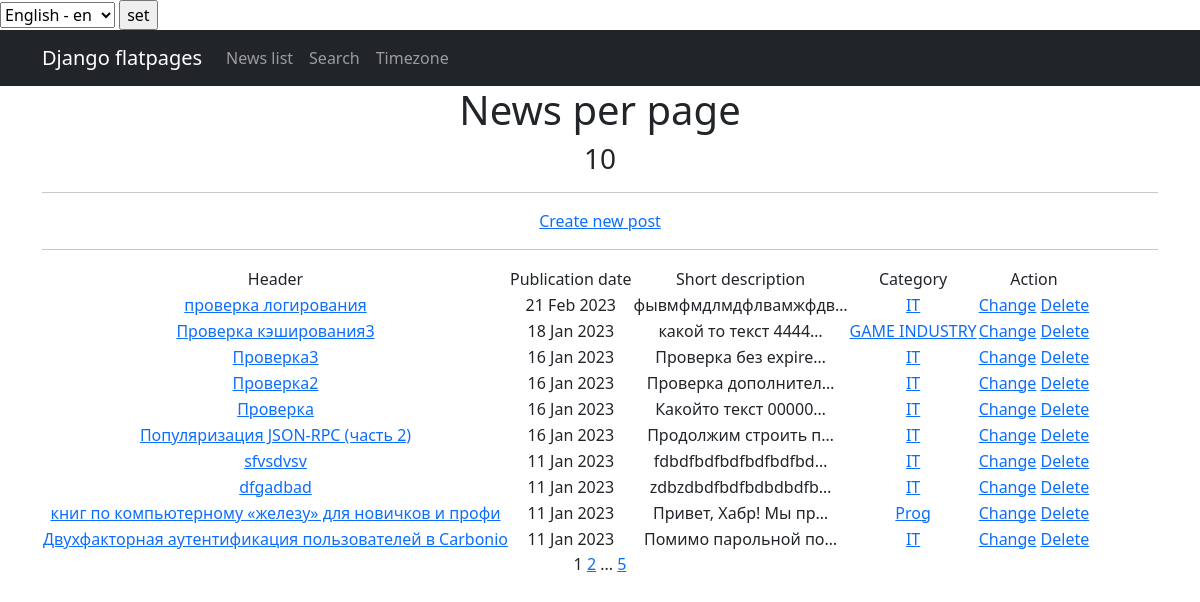
Page /news/ (signed in) on the earlier database version.
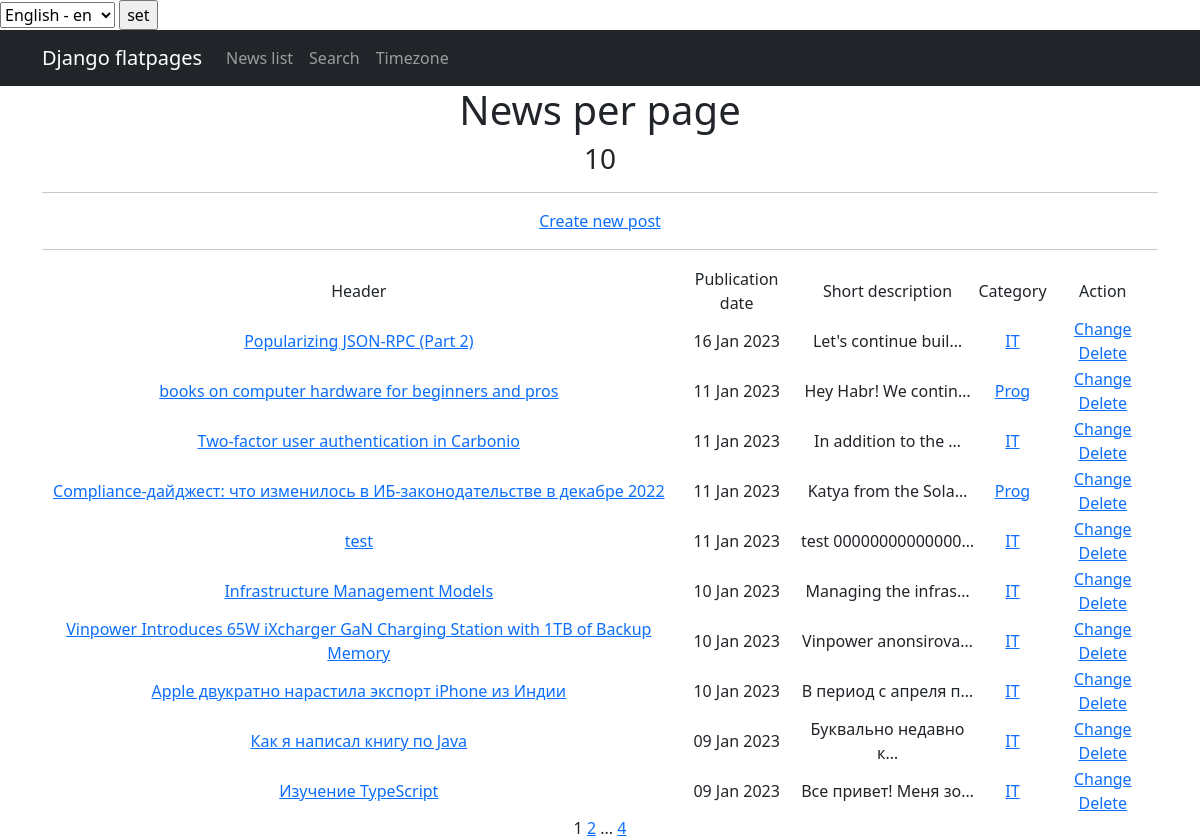
Same page on the later database version.
### news/models.py (models this page shows, shortened)
class Post (models.Model):
    author = models.ForeignKey(Author, on_delete=models.CASCADE)
    NEWS = 'NW'
    PAPER = 'PR'
    CATEGORY_CHOICES = (
        (NEWS, 'Новость'),
        (PAPER, 'Статья'),
    )
    choices = models.CharField(
        max_length=2, choices=CATEGORY_CHOICES, default=NEWS
    )
    datatime_of_creation = models.DateTimeField(auto_now_add=True)
    category = models.ManyToManyField(Category, through='PostCategory')
    heading = models.CharField(max_length=128)
    text = models.TextField()
    rating = models.IntegerField(default=0)

class Category(models.Model):
    name_category = models.CharField(max_length=64, unique=True, help_text=_('category name'))
    subscribers = models.ManyToManyField(User, related_name='categories')
    def __str__(self):
        return f'{self.name_category}'

### news/views.py (the view)
class PostList(ListView):
    model = Post
    ordering = '-datatime_of_creation'
    template_name = 'posts.html'
    context_object_name = 'posts'
    paginate_by = 10
    def get_context_data(self, **kwargs):
        context = super().get_context_data(**kwargs)
        user = self.request.user
        limit = settings.DAILY_POST_LIMIT
        today = datetime.datetime.now()
        limit_period = today - datetime.timedelta(days=1)
        posts_count_in_limit_period = Post.objects.filter(
            datatime_of_creation__gte=limit_period,
            author__authorUser=user,
        ).count()
        context['posts_in_limit_period'] = limit <= posts_count_in_limit_period
        return context

### news/templatetags/custom_filters.py (called while the page is built)
@register.filter()
def censor(value):
    filthy_list = ['редиска', 'ещеплохоеслово']
    if not isinstance(value, str):
        raise TypeError(f'unresolved type {type(value)}, expected type "str"')
    words = value.split()
    for word in words:
        if word in filthy_list:
            value = value.replace(word, f'{word[0]}{"*" * (len(word) - 1)}')
            return value
    return value

### news/templatetags/custom_tags.py (called while the page is built)
@register.simple_tag(takes_context=True)
def url_replace(context, **kwargs):
    d = context['request'].GET.copy()
    for k, v in kwargs.items():
        d[k] = v
    return d.urlencode()

### templates/posts.html (shortened to what this page needs)
{% extends 'flatpages/default.html' %}
{% load i18n %}
{% load custom_filters %}
{% load custom_tags %}
{% block content %}
   <h1>{% trans 'News per page' %}</h1>
{% load cache%}
    {% cache 30 posts %}
        <h3>{{ posts|length }}</h3>
    {% endcache %}
<hr>
{% if perms.news.add_post %}
    {% if posts_in_limit_period %}
        {% trans 'Daily post limit exceeded!' %}
    {% else %}
        <a href="{% url 'post_create'  %}"> {% trans 'Create new post' %}</a>
        <hr>
    {% endif %}
{% endif %}
{% if posts %}
       <table>
           <tr>
               <td>{% trans 'Header' %}</td>
               <td>{% trans 'Publication date' %}</td>
               <td>{% trans 'Short description' %}</td>
               <td>{% trans 'Category' %}</td>
               <td>{% if perms.news.change_post or perms.news.delete_post %}
                     {% trans 'Action' %}
                   {% endif %}
               </td>
           </tr>
           {% for post in posts %}
           <tr>
               <td> <a href="{% url 'post' pk=post.id %}">
                   {{ post.heading|censor }}
              </a>
               </td>
               <td>{{ post.datatime_of_creation|date:'d M Y' }}</td>
               <td>{{ post.text|truncatechars:20|censor }}</td>
               <td>
                   {% for category in post.category.all %}
                   <a href="{% url 'category_list' pk=category.id %}"> {{ category }} </a>
                   {% endfor %}
               </td>
               <td>
                        {% if perms.news.change_post %}
                            <a href="{% url 'post_update' pk=post.id %}"> {% trans 'Change' %}</a>
                        {% endif %}
                        {% if perms.news.delete_post %}
                            <a href="{% url 'post_delete' pk=post.id %}"> {% trans 'Delete' %}</a>
                        {% endif %}
               </td>
           </tr>
           {% endfor %}
       </table>
   {% else %}
       <h2>{% trans 'News not find!' %}</h2>
   {% endif %}
   {{ page_obj.number }}
   {% if page_obj.has_next %}
       <a href="?{% url_replace page=page_obj.next_page_number %}">{{ page_obj.next_page_number }}</a>
       {% if paginator.num_pages != page_obj.next_page_number %}
           ...
           <a href="?{% url_replace page=page_obj.paginator.num_pages %}">{{ page_obj.paginator.num_pages }}</a>
       {% endif %}
   {% endif %}
{% endblock content %}

Differences in the rows shown:
removed Post: heading|censor "проверка логирования", datatime_of_creation "21 Feb 2023", text|censor "фывмфмдлмдфлвамжфдв…", Category (name_category "IT")
removed Post: heading|censor "Проверка кэширования3", datatime_of_creation "18 Jan 2023", text|censor "какой то текст 4444…"
no longer on this page (row edited): Category: name_category "GAME INDUSTRY", shown under "Проверка кэширования3"
removed Post: heading|censor "Проверка3", datatime_of_creation "16 Jan 2023", text|censor "Проверка без expire…", Category (name_category "IT")
removed Post: heading|censor "Проверка2", datatime_of_creation "16 Jan 2023", text|censor "Проверка дополнител…", Category (name_category "IT")
removed Post: heading|censor "Проверка", datatime_of_creation "16 Jan 2023", text|censor "Какойто текст 00000…", Category (name_category "IT")
removed Post: heading|censor "sfvsdvsv", datatime_of_creation "11 Jan 2023", text|censor "fdbdfbdfbdfbdfbdfbd…", Category (name_category "IT")
removed Post: heading|censor "dfgadbad", datatime_of_creation "11 Jan 2023", text|censor "zdbzdbdfbdfbdbdbdfb…", Category (name_category "IT")
changed Post: heading|censor "Популяризация JSON-RPC (часть 2)" → "Popularizing JSON-RPC (Part 2)"; text|censor "Продолжим строить п…" → "Let's continue buil…"
changed Post: heading|censor "книг по компьютерному «железу» для новичков и профи" → "books on computer hardware for beginners and pros"; text|censor "Привет, Хабр! Мы пр…" → "Hey Habr! We contin…"
changed Post: heading|censor "Двухфакторная аутентификация пользователей в Carbonio" → "Two-factor user authentication in Carbonio"; text|censor "Помимо парольной по…" → "In addition to the …"
now on this page (row edited): Post: heading|censor "Compliance-дайджест: что изменилось в ИБ-законодательстве в декабре 2022", datatime_of_creation "11 Jan 2023", text|censor "Katya from the Sola…", Category (name_category "Prog")
now on this page (row edited): Post: heading|censor "test", datatime_of_creation "11 Jan 2023", text|censor "test 00000000000000…", Category (name_category "IT")
now on this page (row edited): Post: heading|censor "Infrastructure Management Models", datatime_of_creation "10 Jan 2023", text|censor "Managing the infras…", Category (name_category "IT")
now on this page (row edited): Post: heading|censor "Vinpower Introduces 65W iXcharger GaN Charging Station with 1TB of Backup Memory", datatime_of_creation "10 Jan 2023", text|censor "Vinpower anonsirova…", Category (name_category "IT")
now on this page (row edited): Post: heading|censor "Apple двукратно нарастила экспорт iPhone из Индии", datatime_of_creation "10 Jan 2023", text|censor "В период с апреля п…", Category (name_category "IT")
now on this page (row edited): Post: heading|censor "Как я написал книгу по Java", datatime_of_creation "09 Jan 2023", text|censor "Буквально недавно к…", Category (name_category "IT")
now on this page (row edited): Post: heading|censor "Изучение TypeScript", datatime_of_creation "09 Jan 2023", text|censor "Все привет! Меня зо…", Category (name_category "IT")
Other differences:
{{ page_obj.paginator.num_pages }}: "5" → "4"
